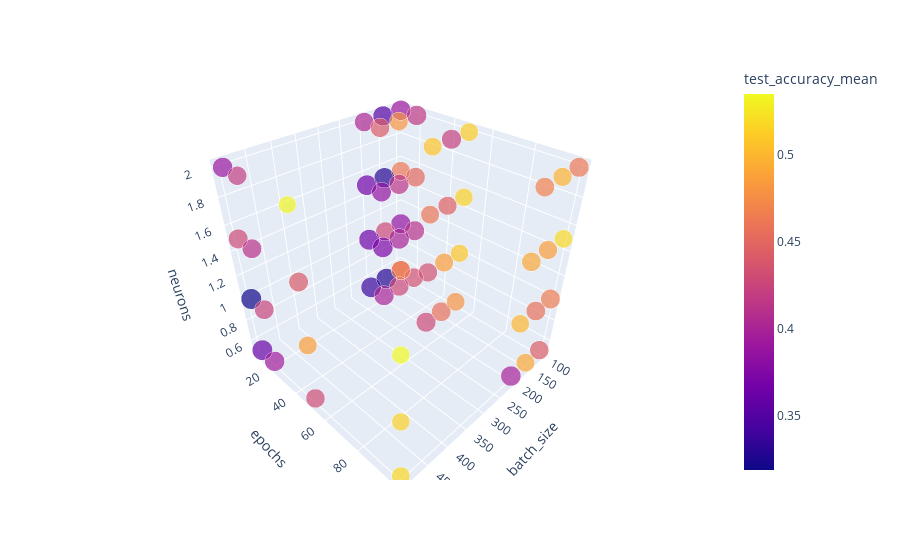

Notebook code cell kept with this figure:
### Code cell
fig = px.scatter_3d(df_grouped, x='batch_size', y='epochs', z='neurons', color='test_accuracy_mean', size='test_recall_mean')
fig.show()
